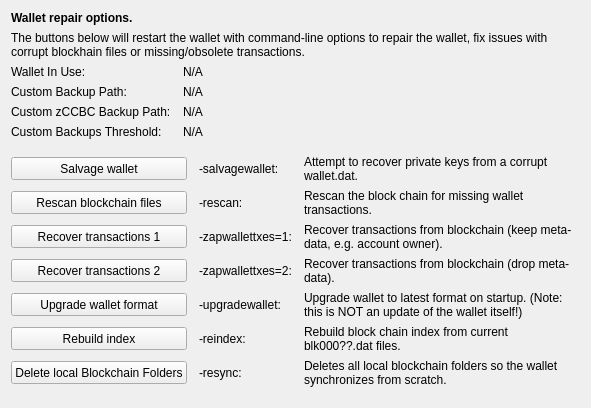
     <widget class="QWidget" name="tab_repair">
      <attribute name="title">
       <string>&amp;Wallet Repair</string>
      </attribute>
      <layout class="QGridLayout" name="gridLayout_4" columnstretch="0,0,0,0">
       <property name="horizontalSpacing">
        <number>12</number>
       </property>
       <item row="0" column="0" colspan="4">
        <widget class="QLabel" name="label_repair_header">
         <property name="font">
          <font>
           <weight>75</weight>
           <bold>true</bold>
          </font>
         </property>
         <property name="text">
          <string>Wallet repair options.</string>
         </property>
        </widget>
       </item>
       <item row="1" column="0" colspan="4">
        <widget class="QLabel" name="label_repair_helptext">
         <property name="font">
          <font>
           <weight>50</weight>
           <bold>false</bold>
          </font>
         </property>
         <property name="text">
          <string>The buttons below will restart the wallet with command-line options to repair the wallet, fix issues with corrupt blockhain files or missing/obsolete transactions.</string>
         </property>
         <property name="wordWrap">
          <bool>true</bool>
         </property>
        </widget>
       </item>
       <item row="2" column="0">
        <widget class="QLabel" name="wallet_path_label">
         <property name="text">
          <string>Wallet In Use:</string>
         </property>
        </widget>
       </item>
       <item row="2" column="1" colspan="3">
        <widget class="QLabel" name="wallet_path">
         <property name="cursor">
          <cursorShape>IBeamCursor</cursorShape>
         </property>
         <property name="text">
          <string>N/A</string>
         </property>
         <property name="textFormat">
          <enum>Qt::PlainText</enum>
         </property>
         <property name="textInteractionFlags">
          <set>Qt::LinksAccessibleByMouse|Qt::TextSelectableByKeyboard|Qt::TextSelectableByMouse</set>
         </property>
        </widget>
       </item>
       <item row="3" column="0">
        <widget class="QLabel" name="wallet_custombackuppath_label">
         <property name="text">
          <string>Custom Backup Path:</string>
         </property>
         <property name="visible">
          <bool>false</bool>
         </property>
        </widget>
       </item>
       <item row="3" column="1" colspan="3">
        <widget class="QLabel" name="wallet_custombackuppath">
         <property name="cursor">
          <cursorShape>IBeamCursor</cursorShape>
         </property>
         <property name="text">
          <string>N/A</string>
         </property>
         <property name="textFormat">
          <enum>Qt::PlainText</enum>
         </property>
         <property name="textInteractionFlags">
          <set>Qt::LinksAccessibleByMouse|Qt::TextSelectableByKeyboard|Qt::TextSelectableByMouse</set>
         </property>
         <property name="visible">
          <bool>false</bool>
         </property>
        </widget>
       </item>
       <item row="4" column="0">
        <widget class="QLabel" name="wallet_customzpivbackuppath_label">
         <property name="text">
          <string>Custom zCCBC Backup Path:</string>
         </property>
         <property name="visible">
          <bool>false</bool>
         </property>
        </widget>
       </item>
       <item row="4" column="1" colspan="3">
        <widget class="QLabel" name="wallet_customzpivbackuppath">
         <property name="cursor">
          <cursorShape>IBeamCursor</cursorShape>
         </property>
         <property name="text">
          <string>N/A</string>
         </property>
         <property name="textFormat">
          <enum>Qt::PlainText</enum>
         </property>
         <property name="textInteractionFlags">
          <set>Qt::LinksAccessibleByMouse|Qt::TextSelectableByKeyboard|Qt::TextSelectableByMouse</set>
         </property>
         <property name="visible">
          <bool>false</bool>
         </property>
        </widget>
       </item>
       <item row="5" column="0">
        <widget class="QLabel" name="wallet_custombackupthreshold_label">
         <property name="text">
          <string>Custom Backups Threshold:</string>
         </property>
         <property name="visible">
          <bool>false</bool>
         </property>
        </widget>
       </item>
       <item row="5" column="1" colspan="3">
        <widget class="QLabel" name="wallet_custombackupthreshold">
         <property name="cursor">
          <cursorShape>IBeamCursor</cursorShape>
         </property>
         <property name="text">
          <string>N/A</string>
         </property>
         <property name="textFormat">
          <enum>Qt::PlainText</enum>
         </property>
         <property name="textInteractionFlags">
          <set>Qt::LinksAccessibleByMouse|Qt::TextSelectableByKeyboard|Qt::TextSelectableByMouse</set>
         </property>
         <property name="visible">
          <bool>false</bool>
         </property>
        </widget>
       </item>
       <item row="6" column="0">
        <spacer name="verticalSpacer_repair1">
         <property name="orientation">
          <enum>Qt::Vertical</enum>
         </property>
         <property name="sizeHint" stdset="0">
          <size>
           <width>10</width>
           <height>10</height>
          </size>
         </property>
        </spacer>
       </item>
       <item row="7" column="0" colspan="2">
        <widget class="QPushButton" name="btn_salvagewallet">
         <property name="minimumSize">
          <size>
           <width>100</width>
           <height>23</height>
          </size>
         </property>
         <property name="text">
          <string>Salvage wallet</string>
         </property>
        </widget>
       </item>
       <item row="7" column="2">
        <widget class="QLabel" name="label_repair_salvage_command">
         <property name="text">
          <string notr="true">-salvagewallet:</string>
         </property>
        </widget>
       </item>
       <item row="7" column="3">
        <widget class="QLabel" name="label_repair_salvage">
         <property name="text">
          <string>Attempt to recover private keys from a corrupt wallet.dat.</string>
         </property>
         <property name="wordWrap">
          <bool>true</bool>
         </property>
        </widget>
       </item>
       <item row="8" column="0" colspan="2">
        <widget class="QPushButton" name="btn_rescan">
         <property name="minimumSize">
          <size>
           <width>100</width>
           <height>23</height>
          </size>
         </property>
         <property name="text">
          <string>Rescan blockchain files</string>
         </property>
        </widget>
       </item>
       <item row="8" column="2">
        <widget class="QLabel" name="label_repair_rescan_command">
         <property name="text">
          <string notr="true">-rescan:</string>
         </property>
        </widget>
       </item>
       <item row="8" column="3">
        <widget class="QLabel" name="label_repair_rescan">
         <property name="text">
          <string>Rescan the block chain for missing wallet transactions.</string>
         </property>
         <property name="wordWrap">
          <bool>true</bool>
         </property>
        </widget>
       </item>
       <item row="9" column="0" colspan="2">
        <widget class="QPushButton" name="btn_zapwallettxes1">
         <property name="minimumSize">
          <size>
           <width>100</width>
           <height>23</height>
          </size>
         </property>
         <property name="text">
          <string>Recover transactions 1</string>
         </property>
        </widget>
       </item>
       <item row="9" column="2">
        <widget class="QLabel" name="label_repair_zap1_command">
         <property name="text">
          <string notr="true">-zapwallettxes=1:</string>
         </property>
        </widget>
       </item>
       <item row="9" column="3">
        <widget class="QLabel" name="label_repair_zap1">
         <property name="text">
          <string>Recover transactions from blockchain (keep meta-data, e.g. account owner).</string>
         </property>
         <property name="wordWrap">
          <bool>true</bool>
         </property>
        </widget>
       </item>
       <item row="10" column="0" colspan="2">
        <widget class="QPushButton" name="btn_zapwallettxes2">
         <property name="minimumSize">
          <size>
           <width>100</width>
           <height>23</height>
          </size>
         </property>
         <property name="text">
          <string>Recover transactions 2</string>
         </property>
        </widget>
       </item>
       <item row="10" column="2">
        <widget class="QLabel" name="label_repair_zap2_command">
         <property name="text">
          <string notr="true">-zapwallettxes=2:</string>
         </property>
        </widget>
       </item>
       <item row="10" column="3">
        <widget class="QLabel" name="label_repair_zap2">
         <property name="text">
          <string>Recover transactions from blockchain (drop meta-data).</string>
         </property>
         <property name="wordWrap">
          <bool>true</bool>
         </property>
        </widget>
       </item>
       <item row="11" column="0" colspan="2">
        <widget class="QPushButton" name="btn_upgradewallet">
         <property name="minimumSize">
          <size>
           <width>100</width>
           <height>23</height>
          </size>
         </property>
         <property name="text">
          <string>Upgrade wallet format</string>
         </property>
        </widget>
       </item>
       <item row="11" column="2">
        <widget class="QLabel" name="label_repair_upgrade_command">
         <property name="text">
          <string notr="true">-upgradewallet:</string>
         </property>
        </widget>
       </item>
       <item row="11" column="3">
        <widget class="QLabel" name="label_repair_upgrade">
         <property name="text">
          <string>Upgrade wallet to latest format on startup. (Note: this is NOT an update of the wallet itself!)</string>
         </property>
         <property name="wordWrap">
          <bool>true</bool>
         </property>
        </widget>
       </item>
       <item row="12" column="0" colspan="2">
        <widget class="QPushButton" name="btn_reindex">
         <property name="minimumSize">
          <size>
           <width>100</width>
           <height>23</height>
          </size>
         </property>
         <property name="text">
          <string>Rebuild index</string>
         </property>
        </widget>
       </item>
       <item row="12" column="2">
        <widget class="QLabel" name="label_repair_reindex_command">
         <property name="text">
          <string notr="true">-reindex:</string>
         </property>
        </widget>
       </item>
       <item row="12" column="3">
        <widget class="QLabel" name="label_repair_reindex">
         <property name="text">
          <string>Rebuild block chain index from current blk000??.dat files.</string>
         </property>
         <property name="wordWrap">
          <bool>true</bool>
         </property>
        </widget>
       </item>
       <item row="13" column="0" colspan="2">
        <widget class="QPushButton" name="btn_resync">
         <property name="minimumSize">
          <size>
           <width>100</width>
           <height>23</height>
          </size>
         </property>
         <property name="text">
          <string>Delete local Blockchain Folders</string>
         </property>
        </widget>
       </item>
       <item row="13" column="2">
        <widget class="QLabel" name="label_repair_resync_command">
         <property name="text">
          <string>-resync:</string>
         </property>
        </widget>
       </item>
       <item row="13" column="3">
        <widget class="QLabel" name="label_repair_resync">
         <property name="text">
          <string>Deletes all local blockchain folders so the wallet synchronizes from scratch.</string>
         </property>
         <property name="wordWrap">
          <bool>true</bool>
         </property>
        </widget>
       </item>
       <item row="14" column="0">
        <spacer name="verticalSpacer_repair2">
         <property name="orientation">
          <enum>Qt::Vertical</enum>
         </property>
         <property name="sizeHint" stdset="0">
          <size>
           <width>20</width>
           <height>10</height>
          </size>
         </property>
        </spacer>
       </item>
      </layout>
     </widget>
